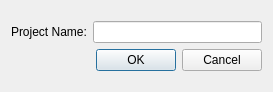
<?xml version="1.0" encoding="UTF-8"?>
<ui version="4.0">
 <class>Dialog</class>
 <widget class="QDialog" name="Dialog">
  <property name="geometry">
   <rect>
    <x>0</x>
    <y>0</y>
    <width>273</width>
    <height>92</height>
   </rect>
  </property>
  <property name="windowTitle">
   <string>New Project</string>
  </property>
  <layout class="QVBoxLayout" name="verticalLayout_2">
   <item>
    <layout class="QVBoxLayout" name="verticalLayout">
     <item>
      <layout class="QHBoxLayout" name="horizontalLayout">
       <item>
        <widget class="QLabel" name="label">
         <property name="text">
          <string>Project Name:</string>
         </property>
        </widget>
       </item>
       <item>
        <widget class="QLineEdit" name="project_le"/>
       </item>
      </layout>
     </item>
     <item>
      <widget class="QDialogButtonBox" name="buttonBox">
       <property name="orientation">
        <enum>Qt::Horizontal</enum>
       </property>
       <property name="standardButtons">
        <set>QDialogButtonBox::Cancel|QDialogButtonBox::Ok</set>
       </property>
      </widget>
     </item>
    </layout>
   </item>
  </layout>
 </widget>
 <resources/>
 <connections>
  <connection>
   <sender>buttonBox</sender>
   <signal>accepted()</signal>
   <receiver>Dialog</receiver>
   <slot>accept()</slot>
   <hints>
    <hint type="sourcelabel">
     <x>248</x>
     <y>254</y>
    </hint>
    <hint type="destinationlabel">
     <x>157</x>
     <y>274</y>
    </hint>
   </hints>
  </connection>
  <connection>
   <sender>buttonBox</sender>
   <signal>rejected()</signal>
   <receiver>Dialog</receiver>
   <slot>reject()</slot>
   <hints>
    <hint type="sourcelabel">
     <x>316</x>
     <y>260</y>
    </hint>
    <hint type="destinationlabel">
     <x>286</x>
     <y>274</y>
    </hint>
   </hints>
  </connection>
 </connections>
</ui>
